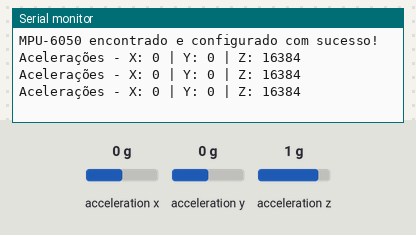
The sketch below on a simulated Arduino Uno, built with avr-gcc and run on an emulated ATmega328P. On the bench: the last lines printed to the serial monitor. Wiring (inferred from the names in the program): MPU-6050 motion sensor at I2C address 0x68. The test bench sets the inputs (shaded band); at power-on: acceleration x 0 g, acceleration y 0 g, acceleration z 1 g.

Above: at 1.2 s.
1.3 s: acceleration x set to -1.4 g
At 2.0 s:
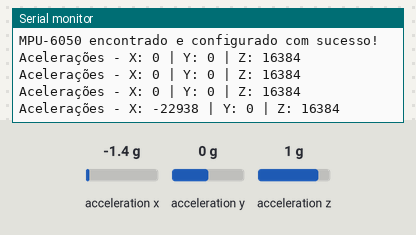
2.8 s: acceleration y set to -1.4 g
At 3.5 s:
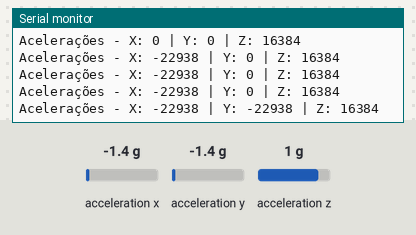
4.3 s: acceleration z set to -1.4 g
At 5.0 s:
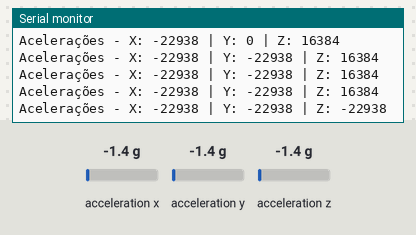

The sketch:

teste_mpu6050.ino
```cpp
#include <Wire.h>

const int MPU_ADDR = 0x68;
int16_t ax, ay, az;

void setup() {
  Serial.begin(9600);
  Serial.println("--- Teste Unitario do Giroscopio/Acelerometro MPU-6050 (I2C) ---");

  Wire.begin();

  // Inicializa o MPU-6050 acordando-o do modo sleep
  Wire.beginTransmission(MPU_ADDR);
  Wire.write(0x6B); // Registrador PWR_MGMT_1
  Wire.write(0);    // Define 0 para acordar o sensor
  byte status = Wire.endTransmission(true);

  if (status == 0) {
    Serial.println("MPU-6050 encontrado e configurado com sucesso!");
  } else {
    Serial.print("Falha ao comunicar com o MPU-6050. Status do erro: ");
    Serial.println(status);
    Serial.println("Verifique se as conexões SDA (Pino 20) e SCL (Pino 21) estão corretas.");
  }
}

void loop() {
  // Solicita as leituras de aceleração (registradores 0x3B ao 0x40 para os eixos X, Y, Z)
  Wire.beginTransmission(MPU_ADDR);
  Wire.write(0x3B); // Registrador inicial do acelerometro
  Wire.endTransmission(false);

  // Solicita 6 bytes (2 bytes para cada eixo: X, Y, Z)
  int bytesRead = Wire.requestFrom(MPU_ADDR, 6, true);

  if (bytesRead == 6) {
    ax = Wire.read() << 8 | Wire.read();
    ay = Wire.read() << 8 | Wire.read();
    az = Wire.read() << 8 | Wire.read();

    Serial.print("Acelerações - X: ");
    Serial.print(ax);
    Serial.print(" | Y: ");
    Serial.print(ay);
    Serial.print(" | Z: ");
    Serial.println(az);
  } else {
    Serial.println("Erro ao ler dados do MPU-6050! O barramento I2C pode estar desligado.");
  }

  delay(500);
}
```

Measured:
- after the input at 1.3 s, the serial monitor: prints a new line after 0.30 s (image 1)
- after the input at 2.8 s, the serial monitor: prints a new line after 0.30 s (image 2)
- after the input at 4.3 s, the serial monitor: prints a new line after 0.31 s (image 3)
